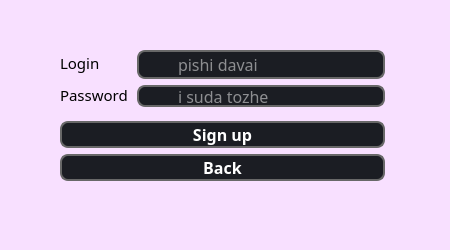
<?xml version="1.0" encoding="UTF-8"?>
<ui version="4.0">
 <class>registration</class>
 <widget class="QDialog" name="registration">
  <property name="geometry">
   <rect>
    <x>0</x>
    <y>0</y>
    <width>450</width>
    <height>250</height>
   </rect>
  </property>
  <property name="windowTitle">
   <string>Dialog</string>
  </property>
  <property name="styleSheet">
   <string notr="true">background-color: rgb(248, 224, 255);</string>
  </property>
  <widget class="QWidget" name="layoutWidget">
   <property name="geometry">
    <rect>
     <x>60</x>
     <y>50</y>
     <width>325</width>
     <height>131</height>
    </rect>
   </property>
   <layout class="QVBoxLayout" name="verticalLayout_3">
    <item>
     <layout class="QHBoxLayout" name="horizontalLayout">
      <item>
       <layout class="QVBoxLayout" name="verticalLayout_2">
        <item>
         <widget class="QLabel" name="login_label_reg">
          <property name="font">
           <font>
            <family>Montserrat SemiBold</family>
            <pointsize>11</pointsize>
            <bold>false</bold>
            <kerning>true</kerning>
           </font>
          </property>
          <property name="styleSheet">
           <string notr="true">QPushButton {
	color: rgb(0, 255, 255);
}</string>
          </property>
          <property name="text">
           <string>Login        </string>
          </property>
         </widget>
        </item>
        <item>
         <widget class="QLabel" name="pass_label_reg">
          <property name="font">
           <font>
            <family>Montserrat SemiBold</family>
            <pointsize>11</pointsize>
           </font>
          </property>
          <property name="styleSheet">
           <string notr="true">QPushButton {
	color: rgb(0, 0, 0);
}</string>
          </property>
          <property name="text">
           <string>Password</string>
          </property>
         </widget>
        </item>
       </layout>
      </item>
      <item>
       <layout class="QVBoxLayout" name="verticalLayout">
        <item>
         <widget class="QLineEdit" name="login_reg">
          <property name="font">
           <font>
            <family>Montserrat</family>
            <pointsize>12</pointsize>
           </font>
          </property>
          <property name="styleSheet">
           <string notr="true">QLineEdit {
	border: 2px solid rgb(104, 104, 104);
	border-radius: 8px;
	padding-left: auto;
    padding-right: auto;
	color: rgb(255, 255, 255);
	background-color: rgb(27, 29, 35);
}
QLineEdit:hover {
	border: 2px solid rgb(48, 50, 62);
}
QLineEdit:focus {
	border: 2px solid rgb(85, 170, 255);
	background-color: rgb(43, 45, 56);
}

</string>
          </property>
          <property name="echoMode">
           <enum>QLineEdit::Normal</enum>
          </property>
          <property name="placeholderText">
           <string>pishi davai</string>
          </property>
         </widget>
        </item>
        <item>
         <widget class="QLineEdit" name="pass_reg">
          <property name="maximumSize">
           <size>
            <width>16777215</width>
            <height>22</height>
           </size>
          </property>
          <property name="font">
           <font>
            <family>Montserrat</family>
            <pointsize>12</pointsize>
           </font>
          </property>
          <property name="styleSheet">
           <string notr="true">QLineEdit {
	border: 2px solid rgb(104, 104, 104);
	border-radius: 8px;
	padding-left: auto;
    padding-right: auto;
	color: rgb(255, 255, 255);
	background-color: rgb(27, 29, 35);
}
QLineEdit:hover {
	border: 2px solid rgb(48, 50, 62);
}
QLineEdit:focus {
	border: 2px solid rgb(85, 170, 255);
	background-color: rgb(43, 45, 56);
}

</string>
          </property>
          <property name="echoMode">
           <enum>QLineEdit::Password</enum>
          </property>
          <property name="placeholderText">
           <string>i suda tozhe</string>
          </property>
         </widget>
        </item>
       </layout>
      </item>
     </layout>
    </item>
    <item>
     <spacer name="verticalSpacer">
      <property name="orientation">
       <enum>Qt::Vertical</enum>
      </property>
      <property name="sizeHint" stdset="0">
       <size>
        <width>20</width>
        <height>40</height>
       </size>
      </property>
     </spacer>
    </item>
    <item>
     <widget class="QPushButton" name="signup_button_reg">
      <property name="font">
       <font>
        <family>Montserrat SemiBold</family>
        <pointsize>12</pointsize>
        <italic>false</italic>
        <bold>true</bold>
       </font>
      </property>
      <property name="styleSheet">
       <string notr="true">QPushButton {
	border: 2px solid rgb(104, 104, 104);
	border-radius: 8px;
	padding-left: auto;
    padding-right: auto;
	color: rgb(255, 255, 255);
	background-color: rgb(27, 29, 35);
	font: 600 12pt &quot;Montserrat SemiBold&quot;;
}
QPushButton:hover {
	border: 2px solid rgb(85, 170, 255);
	background-color: rgb(43, 45, 56);
}
QPushButton:focus {
	border: 2px solid rgb(48, 50, 62);
}
</string>
      </property>
      <property name="text">
       <string>Sign up</string>
      </property>
     </widget>
    </item>
    <item>
     <widget class="QPushButton" name="back_button">
      <property name="font">
       <font>
        <family>Montserrat SemiBold</family>
        <pointsize>12</pointsize>
        <italic>false</italic>
        <bold>true</bold>
       </font>
      </property>
      <property name="styleSheet">
       <string notr="true">QPushButton {
	border: 2px solid rgb(104, 104, 104);
	border-radius: 8px;
	padding-left: auto;
    padding-right: auto;
	color: rgb(255, 255, 255);
	background-color: rgb(27, 29, 35);
	font: 600 12pt &quot;Montserrat SemiBold&quot;;
}
QPushButton:hover {
	border: 2px solid rgb(85, 170, 255);
	background-color: rgb(43, 45, 56);
}
QPushButton:focus {
	border: 2px solid rgb(48, 50, 62);
}
</string>
      </property>
      <property name="text">
       <string>Back</string>
      </property>
     </widget>
    </item>
   </layout>
  </widget>
 </widget>
 <resources/>
 <connections/>
</ui>
